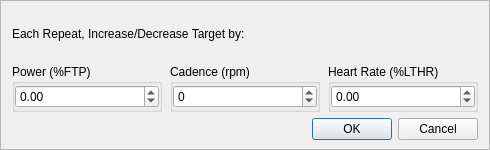
<?xml version="1.0" encoding="UTF-8"?>
<ui version="4.0">
 <class>RepeatIncreaseEditor</class>
 <widget class="QWidget" name="RepeatIncreaseEditor">
  <property name="geometry">
   <rect>
    <x>0</x>
    <y>0</y>
    <width>490</width>
    <height>150</height>
   </rect>
  </property>
  <property name="sizePolicy">
   <sizepolicy hsizetype="Preferred" vsizetype="Fixed">
    <horstretch>0</horstretch>
    <verstretch>0</verstretch>
   </sizepolicy>
  </property>
  <property name="minimumSize">
   <size>
    <width>0</width>
    <height>150</height>
   </size>
  </property>
  <property name="maximumSize">
   <size>
    <width>16777215</width>
    <height>150</height>
   </size>
  </property>
  <property name="windowTitle">
   <string>Form</string>
  </property>
  <layout class="QVBoxLayout" name="verticalLayout">
   <property name="spacing">
    <number>0</number>
   </property>
   <property name="leftMargin">
    <number>0</number>
   </property>
   <property name="topMargin">
    <number>0</number>
   </property>
   <property name="rightMargin">
    <number>0</number>
   </property>
   <property name="bottomMargin">
    <number>0</number>
   </property>
   <item>
    <widget class="QFrame" name="frame_border">
     <property name="toolTip">
      <string>Each Repeat, Increase/Decrease Target by:</string>
     </property>
     <property name="frameShape">
      <enum>QFrame::StyledPanel</enum>
     </property>
     <property name="frameShadow">
      <enum>QFrame::Raised</enum>
     </property>
     <layout class="QGridLayout" name="gridLayout">
      <item row="1" column="1">
       <widget class="QGroupBox" name="groupBox_2">
        <property name="minimumSize">
         <size>
          <width>150</width>
          <height>0</height>
         </size>
        </property>
        <property name="maximumSize">
         <size>
          <width>150</width>
          <height>16777215</height>
         </size>
        </property>
        <property name="title">
         <string>Cadence (rpm)</string>
        </property>
        <layout class="QHBoxLayout" name="horizontalLayout_5">
         <property name="leftMargin">
          <number>0</number>
         </property>
         <property name="topMargin">
          <number>0</number>
         </property>
         <property name="rightMargin">
          <number>0</number>
         </property>
         <property name="bottomMargin">
          <number>0</number>
         </property>
         <item>
          <widget class="QSpinBox" name="spinBox_increaseCadence">
           <property name="sizePolicy">
            <sizepolicy hsizetype="Preferred" vsizetype="Fixed">
             <horstretch>0</horstretch>
             <verstretch>0</verstretch>
            </sizepolicy>
           </property>
           <property name="minimumSize">
            <size>
             <width>50</width>
             <height>0</height>
            </size>
           </property>
           <property name="minimum">
            <number>-200</number>
           </property>
           <property name="maximum">
            <number>200</number>
           </property>
           <property name="value">
            <number>0</number>
           </property>
          </widget>
         </item>
        </layout>
       </widget>
      </item>
      <item row="1" column="0">
       <widget class="QGroupBox" name="groupBox">
        <property name="minimumSize">
         <size>
          <width>150</width>
          <height>0</height>
         </size>
        </property>
        <property name="maximumSize">
         <size>
          <width>150</width>
          <height>16777215</height>
         </size>
        </property>
        <property name="toolTip">
         <string/>
        </property>
        <property name="title">
         <string>Power (%FTP)</string>
        </property>
        <layout class="QHBoxLayout" name="horizontalLayout">
         <property name="leftMargin">
          <number>0</number>
         </property>
         <property name="topMargin">
          <number>0</number>
         </property>
         <property name="rightMargin">
          <number>0</number>
         </property>
         <property name="bottomMargin">
          <number>0</number>
         </property>
         <item>
          <widget class="QDoubleSpinBox" name="doubleSpinBox_increaseFTP">
           <property name="sizePolicy">
            <sizepolicy hsizetype="Preferred" vsizetype="Fixed">
             <horstretch>0</horstretch>
             <verstretch>0</verstretch>
            </sizepolicy>
           </property>
           <property name="minimumSize">
            <size>
             <width>50</width>
             <height>0</height>
            </size>
           </property>
           <property name="minimum">
            <double>-200.000000000000000</double>
           </property>
           <property name="maximum">
            <double>200.000000000000000</double>
           </property>
          </widget>
         </item>
        </layout>
       </widget>
      </item>
      <item row="1" column="2">
       <widget class="QGroupBox" name="groupBox_3">
        <property name="minimumSize">
         <size>
          <width>150</width>
          <height>0</height>
         </size>
        </property>
        <property name="maximumSize">
         <size>
          <width>150</width>
          <height>16777215</height>
         </size>
        </property>
        <property name="toolTip">
         <string/>
        </property>
        <property name="title">
         <string>Heart Rate (%LTHR)</string>
        </property>
        <layout class="QHBoxLayout" name="horizontalLayout_6">
         <property name="leftMargin">
          <number>0</number>
         </property>
         <property name="topMargin">
          <number>0</number>
         </property>
         <property name="rightMargin">
          <number>0</number>
         </property>
         <property name="bottomMargin">
          <number>0</number>
         </property>
         <item>
          <widget class="QDoubleSpinBox" name="doubleSpinBox_increaseLTHR">
           <property name="sizePolicy">
            <sizepolicy hsizetype="Preferred" vsizetype="Fixed">
             <horstretch>0</horstretch>
             <verstretch>0</verstretch>
            </sizepolicy>
           </property>
           <property name="minimumSize">
            <size>
             <width>50</width>
             <height>0</height>
            </size>
           </property>
           <property name="toolTip">
            <string>Each Repeat, Increase/Decrease Target by:</string>
           </property>
           <property name="minimum">
            <double>-200.000000000000000</double>
           </property>
           <property name="maximum">
            <double>200.000000000000000</double>
           </property>
          </widget>
         </item>
        </layout>
       </widget>
      </item>
      <item row="0" column="0" colspan="3">
       <widget class="QLabel" name="label">
        <property name="text">
         <string>Each Repeat, Increase/Decrease Target by:</string>
        </property>
       </widget>
      </item>
      <item row="2" column="0" colspan="3">
       <widget class="QDialogButtonBox" name="buttonBox">
        <property name="standardButtons">
         <set>QDialogButtonBox::Cancel|QDialogButtonBox::Ok</set>
        </property>
       </widget>
      </item>
     </layout>
    </widget>
   </item>
  </layout>
 </widget>
 <resources>
  <include location="../MyResources.qrc"/>
 </resources>
 <connections/>
</ui>
